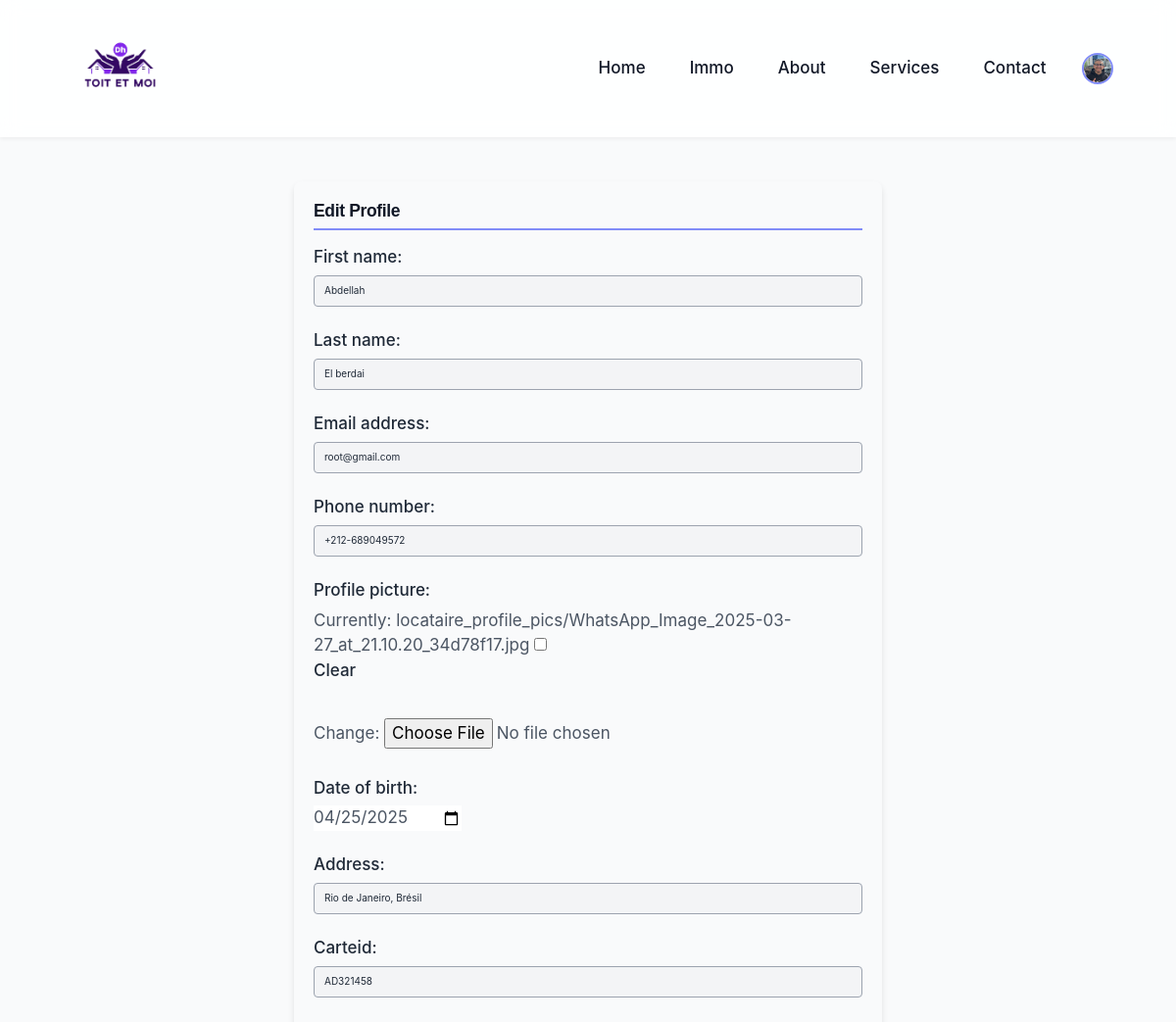
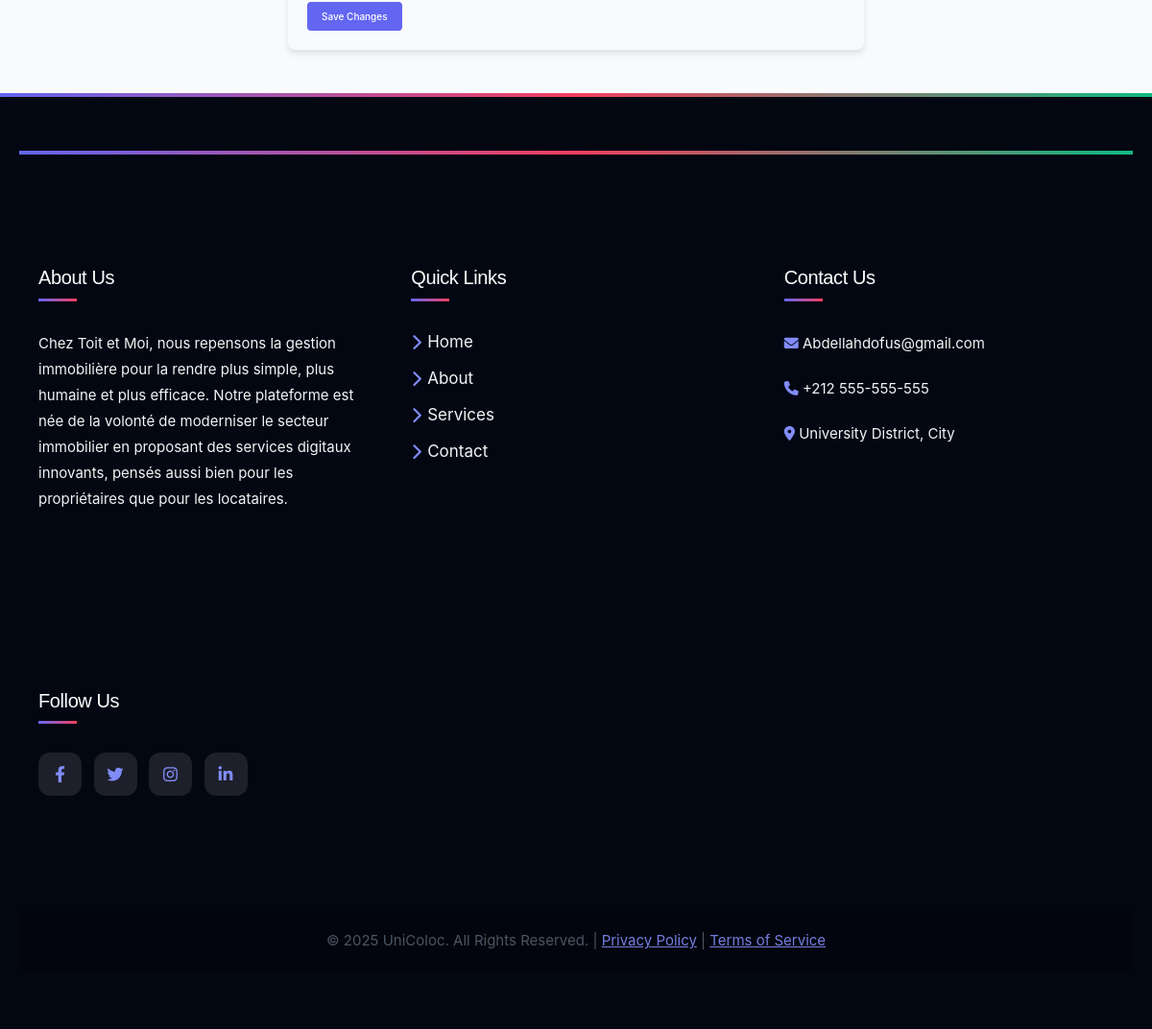
The page /modify-profile/ (signed in) on the database its author committed (2 pictures, top to bottom).
### app/models.py (models this page shows)
class CustomUser(AbstractUser):
    status = [
        ('entrepreneur', 'entrepreneur'),
        ('client', ' client'),
        ('admin','admin'),
        ('visiteur','visiteur')
    ]
    status = models.CharField(max_length=50, default='visiteur', choices=status)
    profile_picture = models.ImageField(upload_to='locataire_profile_pics/',default='locataire_profile_pics/Default.jpg', null=True, blank=True)
    phone_number = models.CharField(max_length=15, null=True, blank=True)
    date_of_birth = models.DateField(null=True, blank=True)
    address = models.CharField(max_length=255, null=True, blank=True)
    Carteid= models.CharField(max_length=100, null=True, blank=True)

### app/views.py (the view)
# urls.py: path('modify-profile/', views.modify_profile, name='modify_profile'),
@login_required
def modify_profile(request):
        user = request.user
        profile_model = entrepreneur
        profile_model = client
        try:
            profile_instance = profile_model.objects.get(user=user)
        except profile_model.DoesNotExist:
            profile_instance = profile_model(user=user)
            profile_instance.save()
        if request.method == 'POST':
            form = CustomUserChangeForm(request.POST, request.FILES, instance=user)
            if form.is_valid():
                form.save()
                messages.success(request, "✅ Profile updated successfully!")
                return redirect('profile')
            else:
                messages.error(request, "⚠️ Please fix the errors in the form.")
        else:
            form = CustomUserChangeForm(instance=user)
        return render(request, 'registration/modify_profile.html', {'form': form})

### app/forms.py
class CustomUserChangeForm(forms.ModelForm):
    class Meta:
        model = CustomUser
        fields = (
            'first_name',
            'last_name',
            'email',
            'phone_number',
            'profile_picture',
            'date_of_birth',
            'address',
            'Carteid'
        )
        widgets = {
            'email': forms.EmailInput(attrs={'placeholder': 'Entrez votre email'}),
            'phone_number': forms.TextInput(attrs={'placeholder': 'Entrez votre numéro'}),
            'date_of_birth': forms.DateInput(attrs={'type': 'date'}),
            'address': forms.TextInput(attrs={'placeholder': 'Entrez votre adresse'}),
            'Carteid': forms.TextInput(attrs={'placeholder': 'Numéro de carte ID'}),
        }

### app/context_processors.py (called while the page is built)
def unread_message_count(request):
    if request.user.is_authenticated:
        count = Message.objects.filter(recipient=request.user, is_read=False).count()
        return {'unread_message_count': count}
    return {}

### templates/registration/modify_profile.html (shortened to what this page needs)
{% extends "base.html" %}
{% block content %}
  <div class="profile-edit-container">
    <h2>Edit Profile</h2>
    <form method="post" enctype="multipart/form-data">
      {{ form.as_p }}
      <button type="submit">Save Changes</button>
    </form>
  </div>
{% endblock %}

### templates/base.html (shortened to what this page needs)
{% load static %}
<!DOCTYPE html>
<html lang="en">
<head>
    <link rel="stylesheet" href="https://cdnjs.cloudflare.com/ajax/libs/font-awesome/6.0.0/css/all.min.css">
    <script src="https://cdn.tailwindcss.com"></script>
<link rel="stylesheet" href="https://cdn.jsdelivr.net/npm/flatpickr/dist/flatpickr.min.css">
    <link href="https://cdn.jsdelivr.net/npm/bootstrap@5.3.5/dist/css/bootstrap.min.css" rel="stylesheet">
</head>
<body>
  <body>
    <nav class="navbar">
        <div class="logo">
          <a href="{% url 'SayHello' %}">
            <img src="\media\photos\25\04\25\logo.png" alt="Toit et Moi">
          </a>
        </div>
        <ul class="nav-links" id="nav-links">
            <li><a href="{% url 'SayHello' %}">Home</a></li>
            <li><a href="{% url 'Products' %}">Immo</a></li>
            <li><a href="{% url 'Settings' %}">About</a></li>
            <li><a href="{% url 'Services' %}">Services</a></li>
            <li><a href="{% url 'Contact' %}">Contact</a></li>
            {% if user.is_authenticated %}
            <li class="relative">
              <a href="javascript:void(0)" id="profile-menu-toggle">
                <img src="{{ request.user.profile_picture.url }}"  alt="Profile Picture" class="w-12 h-12 rounded-full border-2 border-primary-light">
              </a>
          </li>
            {% else %}
            <li><a href="{% url 'Loginpage' %}">Login</a></li>
            <li><a href="{% url 'Register' %}">Register</a></li>
            {% endif %}
        </ul>
    </nav>
    <main>
        {% block content %}{% endblock content %}
    </main>
    <footer>
        <div class="footer-container">
          <footer>
            <div class="footer-container">
                <section class="footer-section">
                    <h4>About Us</h4>
                    <p>Chez Toit et Moi, nous repensons la gestion immobilière pour la rendre plus simple, plus humaine et plus efficace. Notre plateforme est née de la volonté de moderniser le secteur immobilier en proposant des services digitaux innovants, pensés aussi bien pour les propriétaires que pour les locataires.</p>
                </section>
                <section class="footer-section">
                    <h4>Quick Links</h4>
                    <ul>
                        <li><a href="{% url 'SayHello' %}"><i class="fas fa-chevron-right"></i> Home</a></li>
                        <li><a href="{% url 'Settings' %}"><i class="fas fa-chevron-right"></i> About</a></li>
                        <li><a href="{% url 'Services' %}"><i class="fas fa-chevron-right"></i> Services</a></li>
                        <li><a href="{% url 'Contact' %}"><i class="fas fa-chevron-right"></i> Contact</a></li>
                    </ul>
                </section>
                <section class="footer-section">
                    <h4>Contact Us</h4>
                    <p><i class="fas fa-envelope"></i> <a href="mailto:Abdellahdofus@gmail.com">Abdellahdofus@gmail.com</a></p>
                    <p><i class="fas fa-phone"></i> +212 555-555-555</p>
                    <p><i class="fas fa-map-marker-alt"></i> University District, City</p>
                </section>
                <section class="footer-section">
                    <h4>Follow Us</h4>
                    <div class="social-media">
                        <a href="https://facebook.com" target="_blank" aria-label="Facebook"><i class="fab fa-facebook-f"></i></a>
                        <a href="https://twitter.com" target="_blank" aria-label="Twitter"><i class="fab fa-twitter"></i></a>
                        <a href="https://instagram.com" target="_blank" aria-label="Instagram"><i class="fab fa-instagram"></i></a>
                        <a href="https://linkedin.com" target="_blank" aria-label="LinkedIn"><i class="fab fa-linkedin-in"></i></a>
                    </div>
                </section>
            </div>
            <div class="footer-bottom">
                <p>&copy; 2025 UniColoc. All Rights Reserved. | <a href="#">Privacy Policy</a> | <a href="#">Terms of Service</a></p>
            </div>
        </footer>
        </div>
    </footer>
</head>

### templates/registration/modify_profile.html (style rules this page uses)
.profile-edit-container { max-width: 600px; margin: 0 auto; padding: 2rem; background-color: var(--light-color); border-radius: 8px; box-shadow: 0 4px 6px rgba(0, 0, 0, 0.1); }
h2 { color: var(--dark-color); font-size: 1.75rem; margin-bottom: 1.5rem; font-weight: 600; border-bottom: 2px solid var(--primary-light); padding-bottom: 0.75rem; }
form { display: flex; flex-direction: column; gap: 1rem; }
form p { margin-bottom: 1.25rem; }
form label { display: block; margin-bottom: 0.5rem; font-weight: 500; color: var(--text-color); }
form input[type="text"], form input[type="email"], form input[type="password"], form textarea, form select { width: 100%; padding: 0.75rem 1rem; border: 1px solid var(--medium-gray); border-radius: 4px; font-size: 1rem; background-color: var(--light-gray); color: var(--text-color); transition: border-color 0.2s, box-shadow 0.2s; }
form input[type="file"] { padding: 0.5rem 0; }
button[type="submit"] { background-color: var(--primary-color); color: var(--light-text); border: none; border-radius: 4px; padding: 0.75rem 1.5rem; font-size: 1rem; font-weight: 500; cursor: pointer; transition: background-color 0.2s; align-self: flex-start; margin-top: 0.5rem; }

### rows shown on the page
CustomUser: user.profile_picture (picture), first_name "Abdellah", last_name "El berdai", email "root@gmail.com", phone_number "+212-689049572", date_of_birth "04/25/2025", address "Rio de Janeiro, Brésil", Carteid "AD321458"
